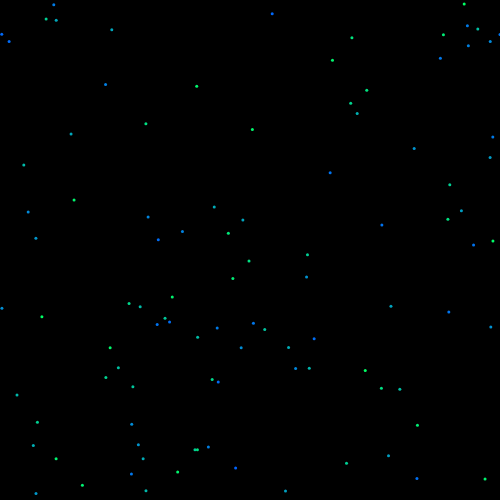
Frame 1 (no input)
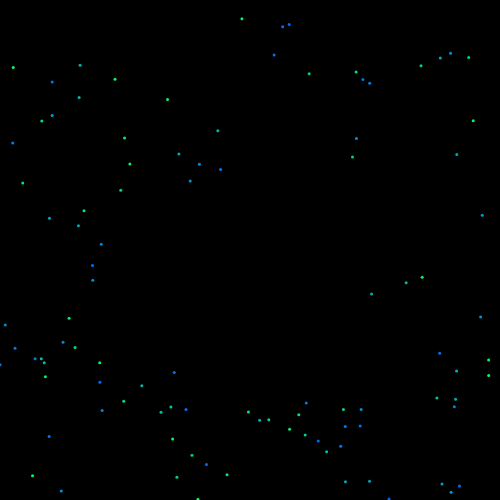
Frame 60 (no input)
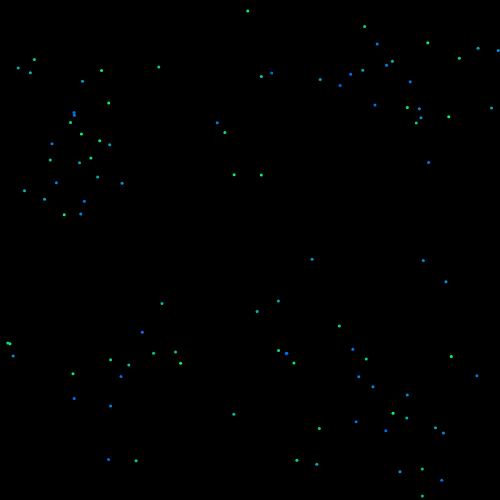
Frame 120 (the mouse pressed at the canvas centre since frame 60)

The p5.js sketch that drew these frames (run headless with seeded random() and noise() and a simulated clock; from frame 60 on, the mouse is pressed at the canvas centre):

// p5.js sketch
// ── sketch.js


birds = [];
const nBirds = 100;

var separationSlider, alignmentSlider, coherenceSlider;

function setup() {
  createCanvas(500, 500);
  
  separationSlider = createSlider(0, 0.1, 0.02, 0.01);
  alignmentSlider = createSlider(0, 0.1, 0.01, 0.01);
  coherenceSlider = createSlider(0, 0.01, 0.005, 0.001);
  separationSlider.position(0, height);
  alignmentSlider.position(0, height + separationSlider.height);
  coherenceSlider.position(0, height + separationSlider.height*2);
  
  for (let i = 0; i < nBirds; i++) {
    let randColor = random(0, 155);
    let x = random(0, width);
    let y = random(0, height);
    let vel = p5.Vector.cross( // cross with z axis to make everything spin at the beginning
                p5.Vector.sub(
                  createVector(x, y, 0),
                  createVector(width/2, height/2, 0)
                ),
                createVector(0, 0, 1)
              ).setMag(random(3, 5));
    
    birds[i] = new Bird(x, y,
                        vel.x, vel.y, 1,
                        color(0, 100+randColor, 255-randColor))
  }
  
  background(0);
}

function draw() {
  background(0);
  
  for (let i = 0; i < nBirds; i++) {
    
    // get localbirbs and their average location
    let localBirds = [];
    let vCenter = createVector(birds[i].pos.x, birds[i].pos.y);
    for (let j = 0; j < nBirds; j++) {
      if (i != j && birds[i].pos.dist(birds[j].pos) < 50) {
        localBirds.push(birds[j]);
        vCenter.add(birds[j].pos).div(2);
      }
    }
    
    birds[i].update();
    
    birds[i].separate(localBirds);
    birds[i].align(localBirds);
    birds[i].cohere(vCenter);
    
    fill(birds[i].color);
    strokeWeight(0);
    circle(birds[i].pos.x, birds[i].pos.y, 3*birds[i].mass);
  }
}
// ── Bird.js
class Bird {
  
  constructor(x, y, vx, vy, mass_, color_) {
    this.pos = createVector(x, y);
    this.vel = createVector(vx, vy);
    this.acc = createVector(0, 0);
    this.mass = mass_;
    this.color = color_;
  }
  
  update() {
    this.vel.add(this.acc);
    this.pos.add(this.vel);
    this.acc.mult(0);
    
    this.vel.mult(1-0.01*this.mass); // velocities slowly decay to offset extra forces from flocking
    
    if (this.pos.x < 0) {
      this.pos = createVector(width, this.pos.y);
      //this.vel = createVector(-this.vel.x, this.vel.y);
    } 
    if (this.pos.x > width) { 
      this.pos = createVector(0, this.pos.y);
      //this.vel = createVector(-this.vel.x, this.vel.y);
    } 
    if (this.pos.y < 0) { 
      this.pos = createVector(this.pos.x, height);
      //this.vel = createVector(this.vel.x, -this.vel.y);
    } 
    if (this.pos.y > height) { 
      this.pos = createVector(this.pos.x, 0);
      //this.vel = createVector(this.vel.x, -this.vel.y);
    } 
  }
  
  separate(birds) {
    for (let bird of birds) {    
      this.acc.add(
        p5.Vector.sub(this.pos, bird.pos)
        .normalize()
        .mult(separationSlider.value()*this.mass)
      );
    }
  }
  
  align(birds) {
    for (let bird of birds) {
      this.vel.rotate(
        alignmentSlider.value() * 
        this.vel.angleBetween(bird.vel) *
        ((createVector(this.vel.x, this.vel.y, 0)
          .cross(createVector(bird.vel.x, bird.vel.y, 0)).z < 0) 
          ? -1 : 1) // cross product negative -> left handed turn
      );
    }
  }
  
  cohere(vCenter) {
    this.acc.add(p5.Vector.sub(this.pos, vCenter)
                 .mult(-coherenceSlider.value()/this.mass));
  }
}
